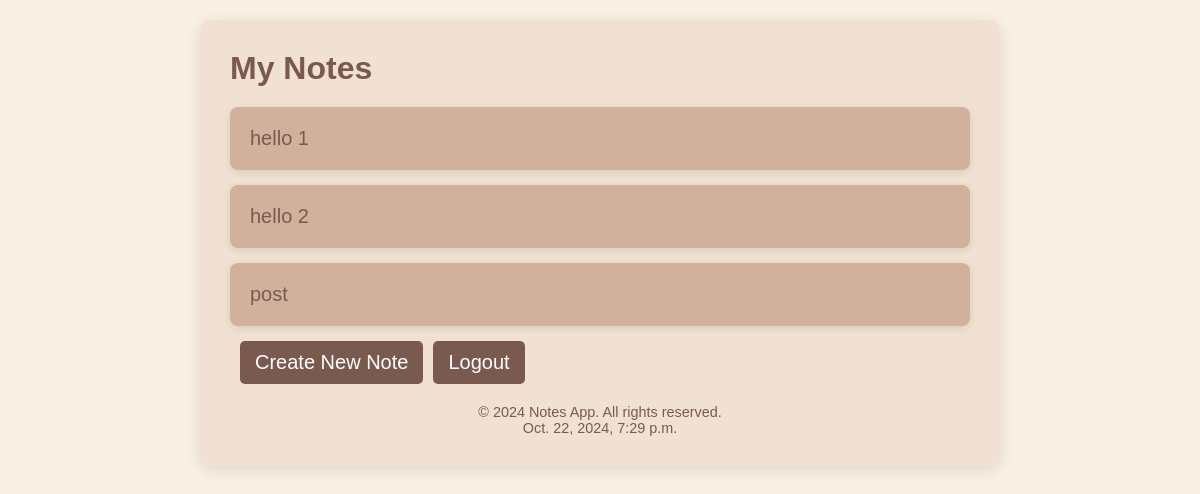
/notes/ (signed in), run on an earlier commit of the app's database.
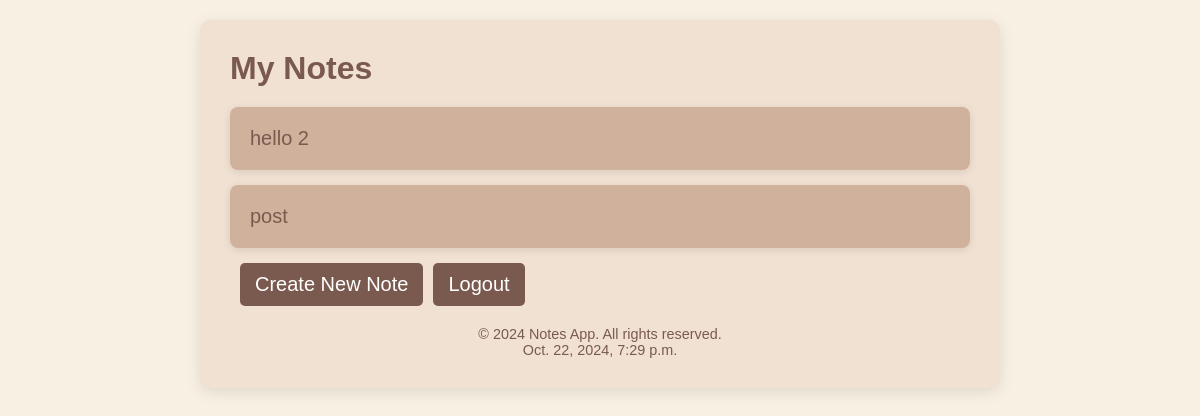
And on a later commit of the database.
### notesmain/models.py (models this page shows, shortened)
class Notes(models.Model):
    title = models.CharField( max_length=200)
    text = models.TextField()
    created = models.DateTimeField(auto_now_add=True)
    user = models.ForeignKey(User, on_delete= models.CASCADE)

### notesmain/views.py (the view)
# urls.py: path('notes/', views.showlist , name='gotonote'),
@login_required
def showlist(request):
    all_notes =Notes.objects.filter(user= request.user)
    return render(request, 'notesmain/list.html', {'notes': all_notes, 'today': datetime.today})

### notesmain/templates/notesmain/list.html (shortened to what this page needs)
<!DOCTYPE html>
<html lang="en">
<head>
</head>
<body>
    <div class="container">
        <header>
            <h1>My Notes</h1>
        </header>
        <main>
            {% for note in notes %}
            <div class='note-card'>
                <a href="{% url 'nodetail' note.pk %}" >
            <li style="text-decoration:none;">
                {{note.title}}<br>
            </li>
        </a>
        </div>
           {% endfor %}
        </main>
        <div class="button-group">
            <a href="{% url 'create_note' %}" class="button">Create New Note</a>
            <a href="{% url 'logout' %}" class="button">Logout</a>
        </div>
        <footer>
            <p>&copy; 2024 Notes App. All rights reserved.</p>
       <p>{{ today }}</p>
         </footer>
    </div>
</body>
</html>

What changed in the data, as far as the page shows it:
removed Notes: title "hello 1"
